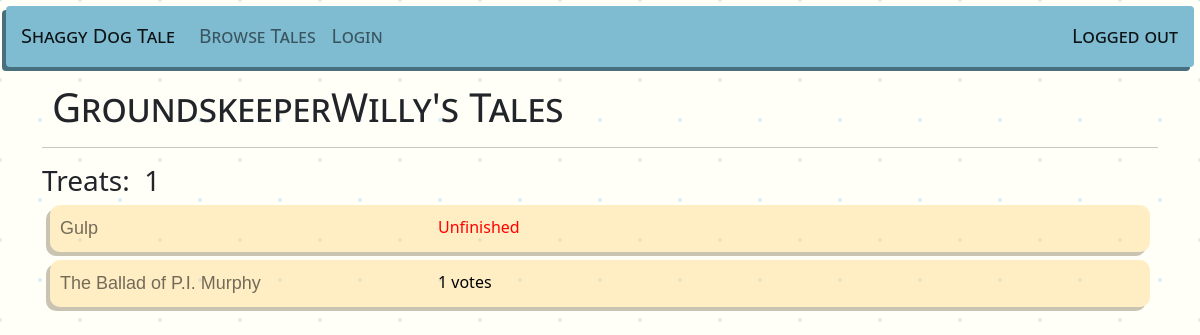
The app's page /shaggydogtale/contributed/11, older data.
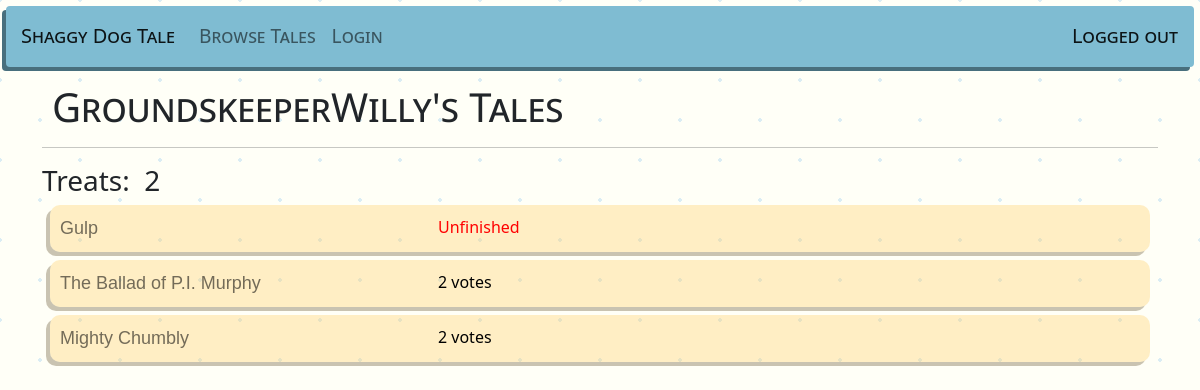
The same page, newer data.
### shaggydogtale/models.py (models this page shows, shortened)
class Contribution(models.Model):
    user = models.ForeignKey(User, related_name='contributions', on_delete=models.CASCADE)
    story = models.ForeignKey(Story, related_name='contributions', on_delete=models.CASCADE)
    section = models.CharField(max_length=1) # b = beginning, m = middle, e = end

class Story(models.Model):
    title = models.CharField(max_length=100)
    beginning = models.TextField(max_length=2000)
    middle = models.TextField(max_length=2000)
    end = models.TextField(max_length=2000)

### shaggydogtale/views.py (the view)
# urls.py: path('contributed', views.Contributed, name="contributed"),
def Contributed(request, user_id=None):
    title = None
    if user_id == None:
        contributions = Contribution.objects.filter(user = request.user)
        title = 'Your Tales'
    else:
        user = User.objects.get(id=user_id)
        contributions = Contribution.objects.filter(user = user)
        title = f'{user.username}\'s Tales'
    rating = 0
    for contribution in contributions.all():
        for vote in contribution.story.votes.all():
            rating += vote.vote
    context = {
        'title': title,
        'contributions': contributions,
        'rating': rating
    }
    return render(request, 'shaggydogtale/contributed.html', context)

### shaggydogtale/templates/shaggydogtale/contributed.html
{% extends 'shaggydogtale/base.html' %}
{% block body %}
<div class="container">
    <div class="row">
        <div class="col">
            <h1 class="page-title">{{title}}</h1>
            <hr>
            <h3>Treats:&nbsp;<img src="https://cdn-icons-png.flaticon.com/512/5793/5793514.png" alt="" width="25px"> {{rating}}</h3>
                {% for contribution in contributions %}<div class="story-item">
                    <div class="col">
                        <a class="story" href="{% url 'shaggydogtale:view' contribution.story.id %}">{{contribution.story.title}}</a>
                    </div>
                    <div class="col">
                        {% if contribution.story.contributions.count < 3 %}
                            <div style="color: red">Unfinished</div>
                        {% else %}
                            {{contribution.story.votes.count}} votes
                        {% endif %}
                    </div>
                </div>
                {% endfor %}
        </div>
    </div>
</div>
{% endblock body %}

Row changes from the older to the newer data that the page shows:
computed for Contribution "The Ballad of P.I. Murphy": story.votes.count "1" → "2"
added Contribution: story "Mighty Chumbly", story.votes.count "2"
Text that changed along with them:
{{ rating }}: "1" → "2"
